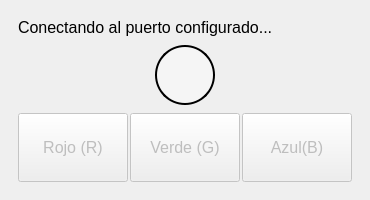
<?xml version="1.0" encoding="UTF-8"?>
<ui version="4.0">
 <class>MainWindow</class>
 <widget class="QMainWindow" name="MainWindow">
  <property name="geometry">
   <rect>
    <x>0</x>
    <y>0</y>
    <width>370</width>
    <height>200</height>
   </rect>
  </property>
  <property name="minimumSize">
   <size>
    <width>370</width>
    <height>200</height>
   </size>
  </property>
  <property name="maximumSize">
   <size>
    <width>370</width>
    <height>200</height>
   </size>
  </property>
  <property name="font">
   <font>
    <pointsize>12</pointsize>
   </font>
  </property>
  <property name="windowTitle">
   <string>Control UART - LPC845BRK</string>
  </property>
  <widget class="QWidget" name="centralwidget">
   <layout class="QVBoxLayout" name="verticalLayout">
    <property name="spacing">
     <number>8</number>
    </property>
    <property name="leftMargin">
     <number>18</number>
    </property>
    <property name="topMargin">
     <number>18</number>
    </property>
    <property name="rightMargin">
     <number>18</number>
    </property>
    <property name="bottomMargin">
     <number>18</number>
    </property>
    <item>
     <widget class="QLabel" name="lbl_conexion">
      <property name="text">
       <string>Conectando al puerto configurado...</string>
      </property>
      <property name="wordWrap">
       <bool>true</bool>
      </property>
     </widget>
    </item>
    <item>
     <layout class="QHBoxLayout" name="ledLayout">
      <item>
       <spacer name="ledSpacerLeft">
        <property name="orientation">
         <enum>Qt::Orientation::Horizontal</enum>
        </property>
        <property name="sizeHint" stdset="0">
         <size>
          <width>40</width>
          <height>20</height>
         </size>
        </property>
       </spacer>
      </item>
      <item>
       <widget class="QLabel" name="lbl_led">
        <property name="minimumSize">
         <size>
          <width>60</width>
          <height>60</height>
         </size>
        </property>
        <property name="maximumSize">
         <size>
          <width>60</width>
          <height>60</height>
         </size>
        </property>
        <property name="styleSheet">
         <string notr="true">QLabel { background-color: #f5f5f5; border-radius: 30px; border: 2px solid black; }</string>
        </property>
        <property name="text">
         <string/>
        </property>
       </widget>
      </item>
      <item>
       <spacer name="ledSpacerRight">
        <property name="orientation">
         <enum>Qt::Orientation::Horizontal</enum>
        </property>
        <property name="sizeHint" stdset="0">
         <size>
          <width>40</width>
          <height>20</height>
         </size>
        </property>
       </spacer>
      </item>
     </layout>
    </item>
    <item>
     <layout class="QHBoxLayout" name="ledButtonsLayout">
      <property name="spacing">
       <number>2</number>
      </property>
      <item>
       <widget class="QPushButton" name="btn_rojo">
        <property name="enabled">
         <bool>false</bool>
        </property>
        <property name="sizePolicy">
         <sizepolicy hsizetype="Minimum" vsizetype="Expanding">
          <horstretch>0</horstretch>
          <verstretch>0</verstretch>
         </sizepolicy>
        </property>
        <property name="text">
         <string>Rojo (R)</string>
        </property>
       </widget>
      </item>
      <item>
       <widget class="QPushButton" name="btn_verde">
        <property name="enabled">
         <bool>false</bool>
        </property>
        <property name="sizePolicy">
         <sizepolicy hsizetype="Minimum" vsizetype="Expanding">
          <horstretch>0</horstretch>
          <verstretch>0</verstretch>
         </sizepolicy>
        </property>
        <property name="text">
         <string>Verde (G)</string>
        </property>
       </widget>
      </item>
      <item>
       <widget class="QPushButton" name="btn_azul">
        <property name="enabled">
         <bool>false</bool>
        </property>
        <property name="sizePolicy">
         <sizepolicy hsizetype="Minimum" vsizetype="Expanding">
          <horstretch>0</horstretch>
          <verstretch>0</verstretch>
         </sizepolicy>
        </property>
        <property name="text">
         <string>Azul(B)</string>
        </property>
       </widget>
      </item>
     </layout>
    </item>
   </layout>
  </widget>
 </widget>
 <resources/>
 <connections/>
</ui>
